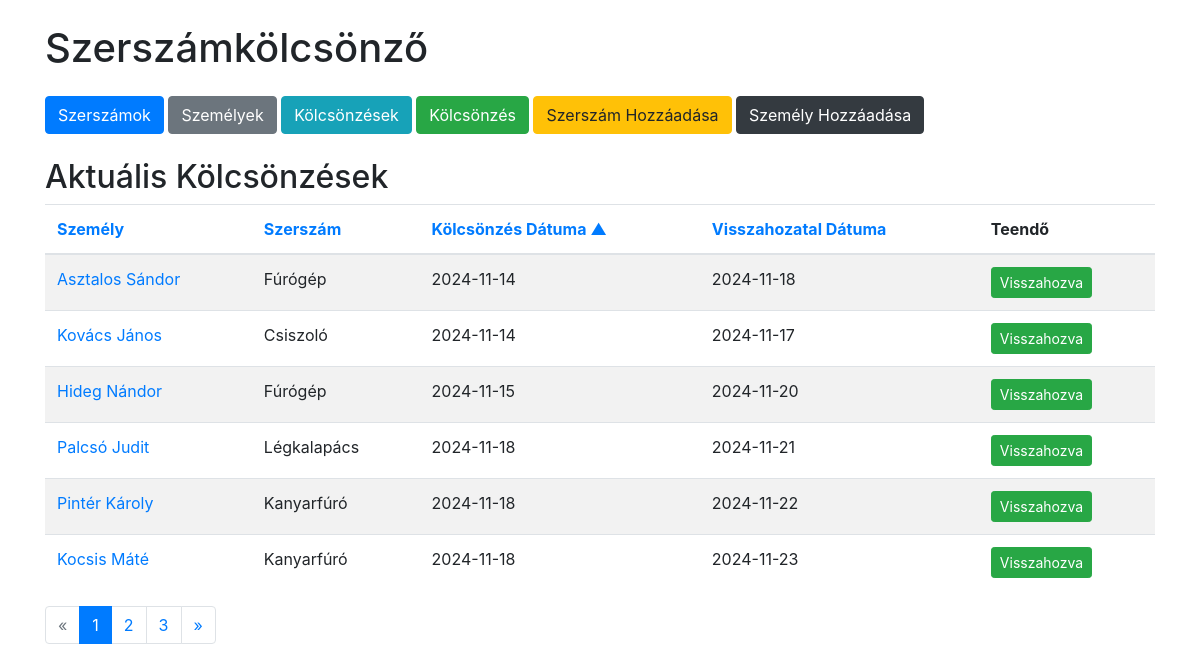
Page /loans on the committed database.
### tables this page shows
CREATE TABLE loans (
            id INTEGER PRIMARY KEY AUTOINCREMENT,
            person_id INTEGER NOT NULL,
            tool_id INTEGER NOT NULL,
            loan_date DATE NOT NULL,
            return_date DATE NOT NULL,
            FOREIGN KEY(person_id) REFERENCES persons(id),
            FOREIGN KEY(tool_id) REFERENCES tools(id)
        );

CREATE TABLE persons (
            id INTEGER PRIMARY KEY AUTOINCREMENT,
            name TEXT NOT NULL,
            address TEXT NOT NULL
        );

CREATE TABLE tools (
            id INTEGER PRIMARY KEY AUTOINCREMENT,
            name TEXT NOT NULL,
            quantity INTEGER NOT NULL
        );

### app.py (the view)
@app.route('/loans')
def loans():
    sort = request.args.get('sort', 'loan_date')
    order = request.args.get('order', 'asc')
    page = int(request.args.get('page', 1))
    per_page = PER_PAGE
    valid_sort_columns = ['person_name', 'tool_name', 'loan_date', 'return_date']
    if sort not in valid_sort_columns:
        sort = 'loan_date'
    if order not in ['asc', 'desc']:
        order = 'asc'
    sort_column_mapping = {
        'person_name': 'persons.name',
        'tool_name': 'tools.name',
        'loan_date': 'loans.loan_date',
        'return_date': 'loans.return_date'
    }
    order_by = f"{sort_column_mapping[sort]} {order.upper()}"
    conn = get_db_connection()
    count_query = '''
        SELECT COUNT(*)
        FROM loans
        JOIN persons ON loans.person_id = persons.id
        JOIN tools ON loans.tool_id = tools.id
    '''
    total = conn.execute(count_query).fetchone()[0]
    total_pages = math.ceil(total / per_page)
    loans_query = f'''
        SELECT loans.id, persons.name AS person_name, tools.name AS tool_name, loans.loan_date, loans.return_date, tools.quantity AS tool_quantity
        FROM loans
        JOIN persons ON loans.person_id = persons.id
        JOIN tools ON loans.tool_id = tools.id
        ORDER BY {order_by}
        LIMIT ? OFFSET ?
    '''
    loans = conn.execute(loans_query, (per_page, (page - 1) * per_page)).fetchall()
    conn.close()
    return render_template('loans.html',
                           loans=loans,
                           current_sort=sort,
                           current_order=order,
                           page=page,
                           total_pages=total_pages)

### app.py (called while the page is built)
def get_db_connection():
    conn = sqlite3.connect(DATABASE)
    conn.row_factory = sqlite3.Row
    return conn

### templates/loans.html (shortened to what this page needs)
{% extends 'base.html' %}
{% block content %}
<h2>Aktuális Kölcsönzések</h2>
<table class="table table-striped">
    <thead>
        <tr>
            <th>
                <a href="{{ url_for('loans', sort='person_name', order='asc' if current_sort != 'person_name' or current_order == 'desc' else 'desc', page=page) }}">
                    Személy
                </a>
            </th>
            <th>
                <a href="{{ url_for('loans', sort='tool_name', order='asc' if current_sort != 'tool_name' or current_order == 'desc' else 'desc', page=page) }}">
                    Szerszám
                </a>
            </th>
            <th>
                <a href="{{ url_for('loans', sort='loan_date', order='asc' if current_sort != 'loan_date' or current_order == 'desc' else 'desc', page=page) }}">
                    Kölcsönzés Dátuma
                    {% if current_sort == 'loan_date' %}
                        {% if current_order == 'asc' %}
                            &#9650;
                        {% else %}
                            &#9660;
                        {% endif %}
                    {% endif %}
                </a>
            </th>
            <th>
                <a href="{{ url_for('loans', sort='return_date', order='asc' if current_sort != 'return_date' or current_order == 'desc' else 'desc', page=page) }}">
                    Visszahozatal Dátuma
                </a>
            </th>
            <th>Teendő</th>
        </tr>
    </thead>
    <tbody>
        {% for loan in loans %}
        <tr>
            <td>
                <a href="#" data-toggle="modal" data-target="#personModal" data-id="{{ loan.id }}" class="person-link">{{ loan.person_name }}</a>
            </td>
            <td>
                <span data-toggle="tooltip" data-placement="top" title="Raktárkészlet: {{ loan.tool_quantity }}">{{ loan.tool_name }}</span>
            </td>
            <td>{{ loan.loan_date }}</td>
            <td>{{ loan.return_date }}</td>
            <td>
                <form action="{{ url_for('return_tool', loan_id=loan.id) }}" method="post">
                    <button type="submit" class="btn btn-sm btn-success">Visszahozva</button>
                </form>
            </td>
        </tr>
        {% endfor %}
    </tbody>
</table>
<nav aria-label="Page navigation">
  <ul class="pagination">
    <li class="page-item {% if page == 1 %}disabled{% endif %}">
      <a class="page-link" href="{{ url_for('loans', sort=current_sort, order=current_order, page=page-1) }}" aria-label="Previous">
        <span aria-hidden="true">&laquo;</span>
      </a>
    </li>
    {% for p in range(1, total_pages + 1) %}
    <li class="page-item {% if p == page %}active{% endif %}">
      <a class="page-link" href="{{ url_for('loans', sort=current_sort, order=current_order, page=p) }}">{{ p }}</a>
    </li>
    {% endfor %}
    <li class="page-item {% if page == total_pages %}disabled{% endif %}">
      <a class="page-link" href="{{ url_for('loans', sort=current_sort, order=current_order, page=page+1) }}" aria-label="Next">
        <span aria-hidden="true">&raquo;</span>
      </a>
    </li>
  </ul>
</nav>
{% endblock %}

### rows in the picture
loans: person_name "Asztalos Sándor", tool_name "Fúrógép", loan_date "2024-11-14", return_date "2024-11-18"
loans: person_name "Kovács János", tool_name "Csiszoló", loan_date "2024-11-14", return_date "2024-11-17"
loans: person_name "Hideg Nándor", tool_name "Fúrógép", loan_date "2024-11-15", return_date "2024-11-20"
loans: person_name "Palcsó Judit", tool_name "Légkalapács", loan_date "2024-11-18", return_date "2024-11-21"
loans: person_name "Pintér Károly", tool_name "Kanyarfúró", loan_date "2024-11-18", return_date "2024-11-22"
loans: person_name "Kocsis Máté", tool_name "Kanyarfúró", loan_date "2024-11-18", return_date "2024-11-23"

### other values in the picture
{{ p }} "1" "2" "3"
